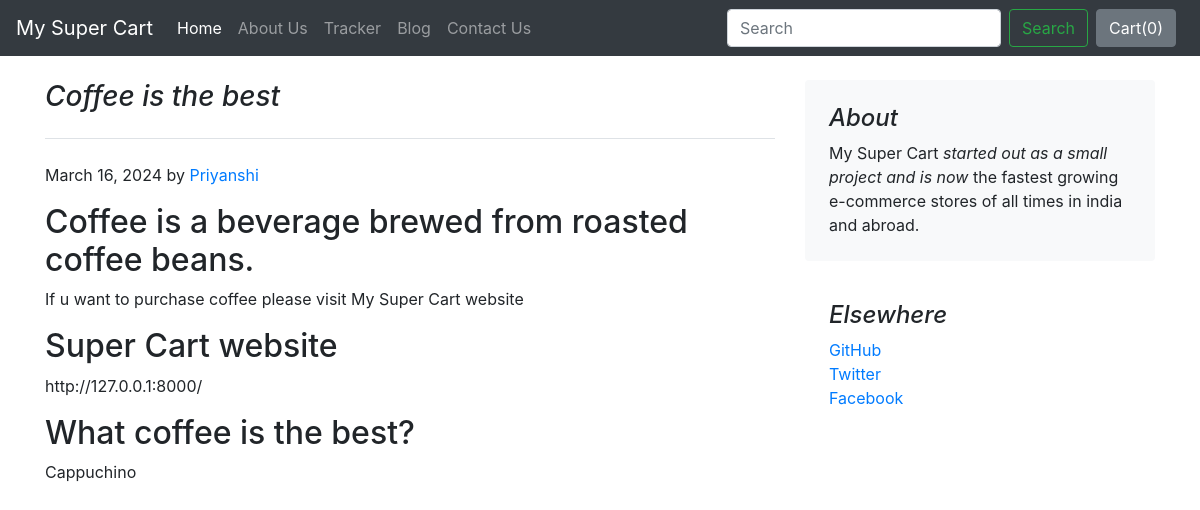
The page /blog/blogpost/1 on the database its author committed.
### blog/models.py (models this page shows)
class Blogpost(models.Model):
    post_id = models.AutoField(primary_key=True)
    title = models.CharField(max_length=50)
    head0 = models.CharField(max_length=500, default="")
    chead0 = models.CharField(max_length=5000, default="")
    head1 = models.CharField(max_length=500, default="")
    chead1 = models.CharField(max_length=5000, default="")
    head2 = models.CharField(max_length=500, default="")
    chead2 = models.CharField(max_length=5000, default="")
    pub_date = models.DateField()
    thumbnail = models.ImageField(upload_to='shop/images', default="")
    def __str__(self):
        return self.title

### blog/views.py (the view)
# urls.py: path("blogpost/<int:id>", views.blogpost, name="blogPost"),
def blogpost(request, id):
    post = Blogpost.objects.filter(post_id=id)[0]
    print(post)
    return render(request, 'blog/blogpost.html', {'post': post})

### templates/blog/blogpost.html (shortened to what this page needs)
{% extends 'blog/basic.html' %}
{% block body %}
    <div class="container">
        <div class="row mt-4">
            <div class="col-md-8 blog-main">
                <h3 class="pb-4 mb-4 font-italic border-bottom">
                    {{ post.title }}
                </h3>
                <div class="blog-post">
                    <p class="blog-post-meta">March 16, 2024 by <a href="#">Priyanshi</a></p>
                    <h2>{{ post.head0 }}</h2>
                    <p>{{ post.chead0 }}</p>
                    <h2>{{ post.head1 }}</h2>
                    <p>{{ post.chead1 }}</p>
                    <h2>{{ post.head2 }}</h2>
                    <p>{{ post.chead2 }}</p>
                </div>
            </div>
            <aside class="col-md-4 blog-sidebar">
                <div class="p-4 mb-3 bg-light rounded">
                    <h4 class="font-italic">About</h4>
                    <p class="mb-0">My Super Cart <em>started out as a small project and is now</em> the fastest
                        growing e-commerce stores of all times in india and abroad.</p>
                </div>
                <div class="p-4">
                    <h4 class="font-italic">Elsewhere</h4>
                    <ol class="list-unstyled">
                        <li><a href="#">GitHub</a></li>
                        <li><a href="#">Twitter</a></li>
                        <li><a href="#">Facebook</a></li>
                    </ol>
                </div>
            </aside>
        </div>
    </div>
{% endblock %}

### rows shown on the page
Blogpost: title "Coffee is the best", head0 "Coffee is a beverage brewed from roasted coffee beans.", chead0 "If u want to purchase coffee please visit My Super Cart website", head1 "Super Cart website", chead1 "http://127.0.0.1:8000/", head2 "What coffee is the best?", chead2 "Cappuchino"
